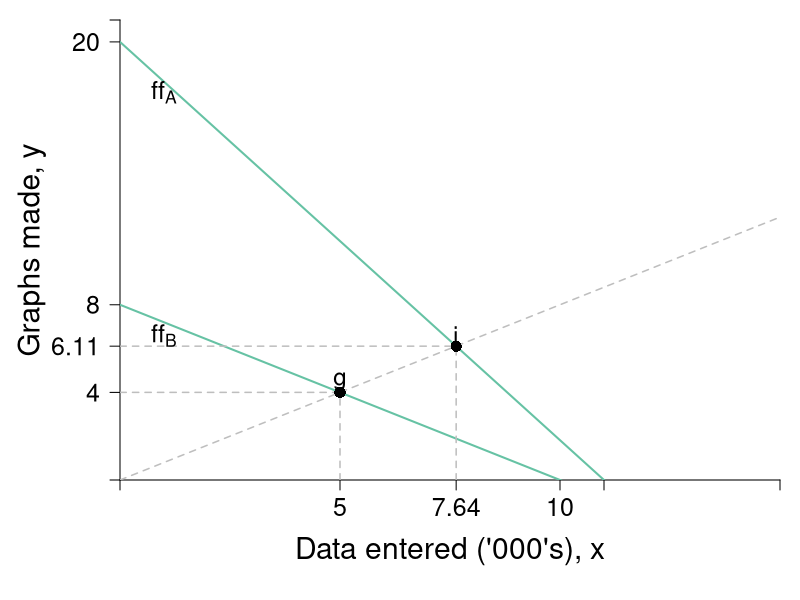

R code for this plot:
#Graph Designer: Simon Halliday + Scott Cohn
#Authors: Bowles and Halliday
#Title: Coordination, Conflict and Competition: A Text in Microeconomics

require(shape)
pdf(file = "specprodexch/data_entered_initial.pdf", width = 8, height = 8)

#Set parameters for graphics
pointsize <- 1.8
axislabelsize <- 1.8
labelsize <- 1.5
namesize <- 1.8
annotatesize <- 1.5
graphlinewidth <- 2
segmentlinewidth <- 1.5

COL <- c("#7fc97f", "#beaed4", "#fdc086", "#ffff99", "#386cb0", "#f0027f", "#bf5b17", "#666666")
COLA <- c("#e0f3db", "#99d8c9","#66c2a4","#41ae76", "#238b45", "#005824")
COLB <- c("#4eb3d3", "#2b8cbe", "#0868ac","#084081")


ffA <- function(x, yintA = 20, sA = 20/11) {
  yintA - sA*x
}

ffB <- function(x, yintB = 8, sB = 8/10) {
  yintB - sB*x
}

exchange <- function(x, slope = 1/1.25) {
  slope*x
}

priceA <- function(x, pintA = 20, psA = 1.45) {
  pintA - psA*x
}

priceB <- function(x, pintB = 14.5, psB = 1.45) {
  pintB - psB*x
}

#Edited the margins to cater for the larger LHS labels
par(mar =  c(6, 6, 1, 1))

xlims <- c(0, 15)
ylims <- c(0, 21)

npts <- 501 
x <- seq(xlims[1], xlims[2], length.out = npts)
y <- seq(ylims[1], ylims[2], length.out = npts) 
a <- c(3.25, 5.25, 7.25)

plot(0, 0, xlim = xlims, ylim = ylims, type = "n",
     xlab = expression(paste("")),
     ylab = expression(paste("")), 
     xaxt = "n", 
     yaxt = "n", 
     cex.lab = axislabelsize, 
     bty = "n", 
     xaxs="i", 
     yaxs="i"
)


ticksy <- c(ylims[1], 4, 6.11, 8, 20, ylims[2])
ylabels <- c(NA, 4, 6.11, 8,  20, NA)
ticksx <- c(xlims[1], 5, 7.64, 10, 11,  xlims[2])
xlabels <-  c(NA, 5, 7.64, 10, 11,  NA)

axis(1, at = ticksx, pos = 0, labels = xlabels, cex.axis = labelsize)
axis(2, at = ticksy, pos = 0, labels = ylabels, las = 1, cex.axis = labelsize)

npts <- 500 
xx1 <- seq(xlims[1], xlims[2], length.out = npts)

#Draw the graphs
lines(xx1, ffA(xx1), col = COLA[3], lwd = graphlinewidth)
lines(xx1, ffB(xx1), col = COLA[3], lwd = graphlinewidth)
lines(xx1, exchange(xx1), lty = 2, col = "gray", lwd = segmentlinewidth)


segments(0, 4, 5, 4, lty = 2, col = "grey",  lwd = segmentlinewidth)
segments(5, 0, 5, 4, lty = 2, col = "grey",  lwd = segmentlinewidth)
segments(0, 6.11, 7.64, 6.11, lty = 2, col = "grey",  lwd = segmentlinewidth)
segments(7.64, 0, 7.64, 6.11, lty = 2, col = "grey",  lwd = segmentlinewidth)


#Label Points
xpts <- c(5, 7.638888889)
ypts <- xpts/1.25
yadj1 <- 0.5
yadj2 <- -0.5

points(xpts, ypts, pch = 16, col = "black", cex = 1.5)
ptlabels <- c("g", "i")
text(xpts, ypts + yadj1, ptlabels, cex = labelsize)

#Axis labels
mtext(expression(paste("Data entered ('000's), ", x)), side = 1, line = 3.5, cex = axislabelsize)
text(-2, 0.5*ylims[2], expression(paste("Graphs made, ", y)), xpd = TRUE, cex = axislabelsize, srt = 90) 


text(1, 17.7, expression(ff[A]), cex = labelsize)
text(1, 6.6, expression(ff[B]), cex = labelsize)

dev.off()
